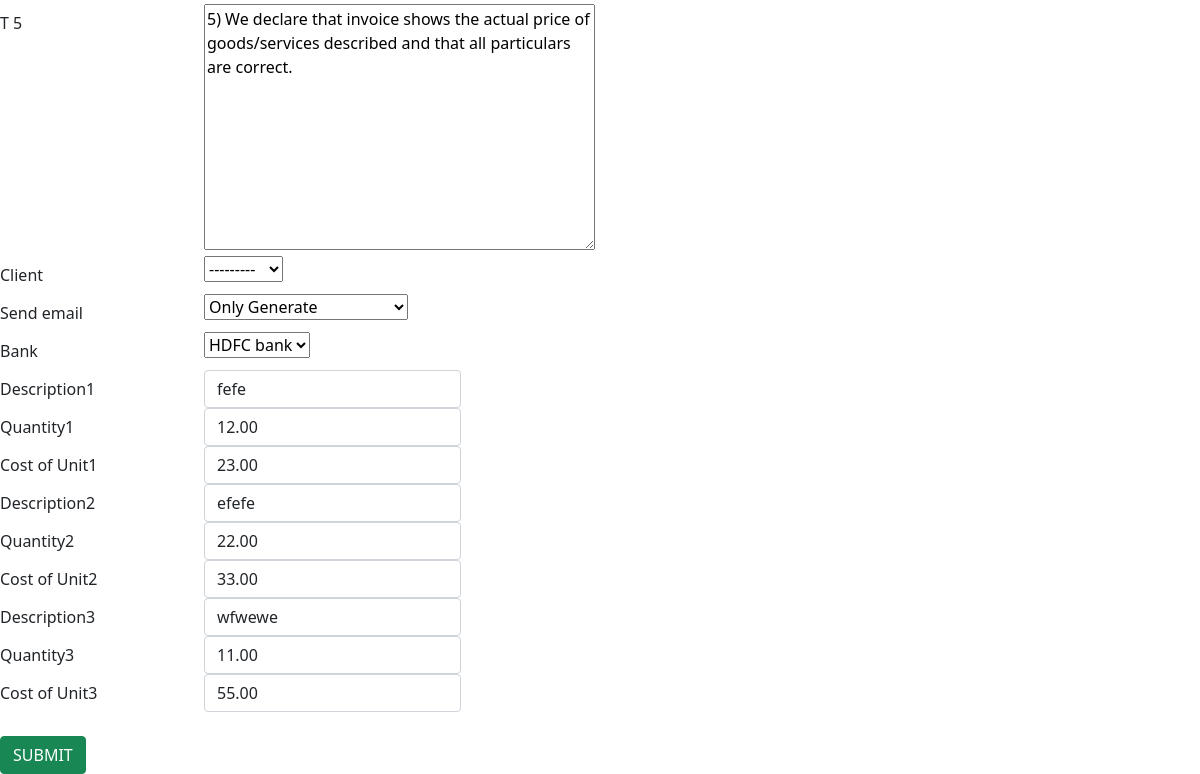
/edit_invoice/2223002/ (signed in, lower part), run on an earlier commit of the app's database.
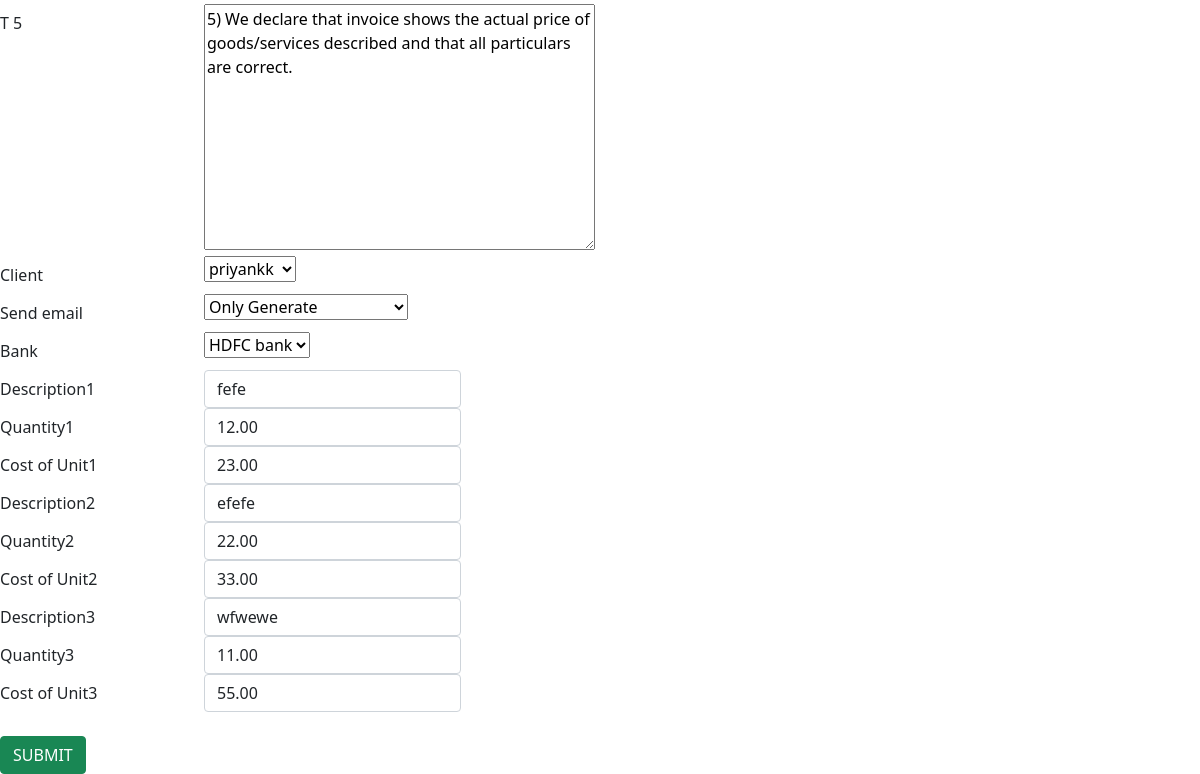
And on a later commit of the database.
### tecblicapp/models.py (models this page shows)
class Invoice(models.Model):
    Method = [
    ('----','----'),
    ('Cash', 'Cash'),
    ('Online', 'Online'),
    ('Cheque', 'Cheque'),
    ('Swift Transfer', 'Swift Transfer'),
    ]
    imp=[
        ('DOMESTIC','DOMESTIC'),
        ('EXPORT','EXPORT'),
        ('Inter State', 'Inter State'),
    ]
    Currency = [
    ('INR', 'INR'),
    ('USD', 'USD'),
    ('EUR', 'EUR'),
    ]
    STATUS = [
    ('PENDING', 'PENDING'),
    ('PAID', 'PAID'),
    ]
    emails=[
        ('only_generate','Only Generate'),
        ('generate_and_send','Generate And Send Mail')
    ]
    quantity_type = [
        ("No's", "No's"),
        ('HRS', 'HRS'),
        ('DAY', 'DAY'),
    ]
    invoice_no = models.IntegerField(primary_key=True, blank=True)
    sac_code = models.CharField(null=True, blank=True, max_length=6)
    invoice_date = models.DateField(null=True, blank=True)
    payment_method = models.CharField(choices=Method, default='Cash', max_length=100)
    payment_status = models.CharField(choices=STATUS, default='PAID', max_length=100)
    gross_amount=models.IntegerField(null=True,blank=True)
    cgst = models.CharField(max_length=20, null=True, blank=True,default=0)
    sgst = models.CharField(max_length=20, null=True, blank=True,default=0)
    igst = models.CharField(max_length=20, null=True, blank=True,default=0)
    currency_type=models.CharField(choices=Currency,max_length=5,default='INR')
    qty_type = models.CharField(choices=quantity_type, default='HRS', max_length=5)
    gst_type=models.CharField(choices=imp,default='DOMESTIC',max_length=20)
    t_2 = models.TextField(
        default="2) This Bill is payable by Electronic transfer/ DD/ Cheque in favor of Tecblic Private Limited. For payment made by electronic fund transfer, please send details to accounts@tecblic.com (Invoice number, Invoice amount, Tecblic Bank name and Account number, Payment date, Amount paid, TDS if applicable). Queries can be sent to us at accounts@tecblic.com.")
    t_3 = models.TextField(default="3) Please make payment within 7 days of receipt of this invoice.")
    t_4 = models.TextField(
        default="4) TDS certificate, if applicable, should be issued in favor of Tecblic Private Limited, AAHCT7338J of the Billing Entity and emailed to accounts@tecblic.com or couriered to above address.")
    t_5 = models.TextField(
        default="5) We declare that invoice shows the actual price of goods/services described and that all particulars are correct.")
    client = models.ForeignKey(clientDetail, blank=True, null=True, on_delete=models.SET_NULL)
    send_email=models.CharField(choices=emails,max_length=20,default='only_generate')
    bank = models.ForeignKey(BankDetails, blank=True, null=True, on_delete=models.SET_NULL)
    date_created = models.DateTimeField(auto_now_add=True,blank=True, null=True)
    last_updated = models.DateTimeField(auto_now=True,blank=True, null=True)

### tecblicapp/views.py (the view, shortened to what this page needs)
# urls.py: path('edit_invoice/<int:pk>/', views.edit_invoice, name="edit_invoice"),
@login_required(login_url='login')
def edit_invoice(request, pk):
    invoice = Invoice.objects.get(invoice_no=pk)
    invoice_det = InvoiceDesription.objects.filter(invoice=invoice)
    form = invoiceForm(instance=invoice)
    print("invoice_detail = >",invoice_det)
    context = {'form': form,'invoice_detail':invoice_det}
    return render(request, 'tecblicapp/invoice_edit_form.html', context)

### tecblicapp/forms.py
class invoiceForm(forms.ModelForm):
    class Meta:
        model=Invoice
        exclude=('cgst','sgst','igst','slug','uniqueId','gross_amount',)
        widgets={
            'invoice_no':forms.TextInput(attrs= {'class':'form-control','id':'invoiceid','placeholder':'Invoice No','readonly':True}),
            'invoice_date':forms.DateInput(attrs= {'class':'form-control','id':'dateid','placeholder':'Enter date','type': 'date', 'class': 'form_input','required':'required',}),
            'sac_code': forms.TextInput(attrs={'class': 'form-control', 'id': 'sacid', 'placeholder': 'SAC','value':'998314','required':'required',}),
            'payment_status':forms.Select(attrs = {'id':'payment_status','onchange':'changestatus()'})
        }

### tecblicapp/models.py (called while the page is built)
    def __str__(self):
        return self.clientName

    def __str__(self):
        return self.bank_name

### tecblicapp/templates/tecblicapp/invoice_edit_form.html (shortened to what this page needs)
<!DOCTYPE html>
<html lang="en">
<head>
     <link href="https://cdn.jsdelivr.net/npm/bootstrap@5.1.3/dist/css/bootstrap.min.css" rel="stylesheet">
</head>
<body>
<form action="" method="post">
    {% for field in form %}
    <div class="form-group row">
        <label class="col-sm-2 col-form-label">{{field.label}}</label>
        <div class="col-auto">
            {{field}}
        </div>
    </div>
    {% endfor %}
    {% for i in invoice_detail %}
    <div class="form-group row">
        <label class="col-sm-2 col-form-label">Description{{forloop.counter}}</label>
        <div class="col-auto">
            <label><input type="text" class="form-control",id="desription{{forloop.counter}}" name = "description{{forloop.counter}}" value="{{i.description}}" placeholder="Description" required></label>
        </div>
    </div>
    <div class="form-group row">
        <label class="col-sm-2 col-form-label">Quantity{{forloop.counter}}</label>
        <div class="col-auto">
            <input type="number" value="{{i.quantity}}" name="quantity{{forloop.counter}}" class="form-control",id="quantity{{forloop.counter}}" placeholder="quantity" required>
        </div>
    </div>
    <div class="form-group row">
        <label class="col-sm-2 col-form-label">Cost of Unit{{forloop.counter}}</label>
        <div class="col-auto">
            <input type="number" name="cost{{forloop.counter}}" value="{{i.cost_per_unit}}" class="form-control",id="cost{{forloop.counter}}" placeholder="Cost Per Unit" required>
        </div>
    </div>
    {% endfor %}
    <br/>
    <input type="submit" value="SUBMIT" class="btn btn-success">
</form>
</body>
</html>

What changed in the data, as far as the page shows it:
changed Invoice "Only Generate": client "---------" → "priyankk"
